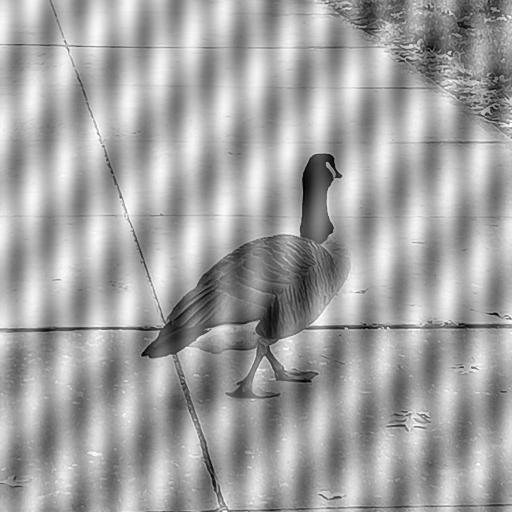
#> input picture Lab4/bird.jpg, 512 x 512 px
$ python butterworthprac.py
#> lines starting #> are read from the running program, lines starting #| are printed output that depends on the picture
import numpy as np
import matplotlib
import matplotlib.pyplot as plt
import math
import cv2


img = cv2.imread("bird.jpg",0)
#> img is the input picture: shape (512, 512); min 0, max 255, mean 162.7

def min_max_norm(inp):
    i_max= inp.max()
    i_min = inp.min()
    dif= i_max-i_min
    out=np.zeros((inp.shape),np.uint8)
    for i in range(inp.shape[0]):
        for j in range(inp.shape[1]):

            out[i,j]=((inp[i,j]-i_min)/dif)*255
    return np.round(out).astype(np.uint8)

x=None
y=None
point_list=[]
def onclick(event):
    global x,y
    ax=event.inaxes
    if ax is not None:
        x,y=ax.transData.inverted().transform([event.x,event.y])
        x=int(round(x))
        y=int(round(y))
        print('button=%d, x=%d, y=%d, xdata=%f, ydata=%f' %
       (event.button, event.x, event.y, x, y))
        point_list.append((x,y))


ft =np.fft.fft2(img)

ft_shift = np.fft.fftshift(ft)

mag = np.abs(ft_shift)
ang = np.angle(ft_shift)
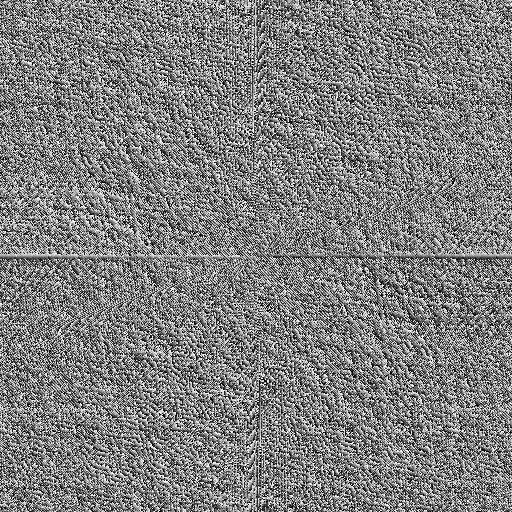
#> ang: shape (512, 512) float64; min -3.14, max 3.14, mean -3.9e-18; drawn with min black and max white

mag_show = np.log1p(np.abs(ft_shift)+1)
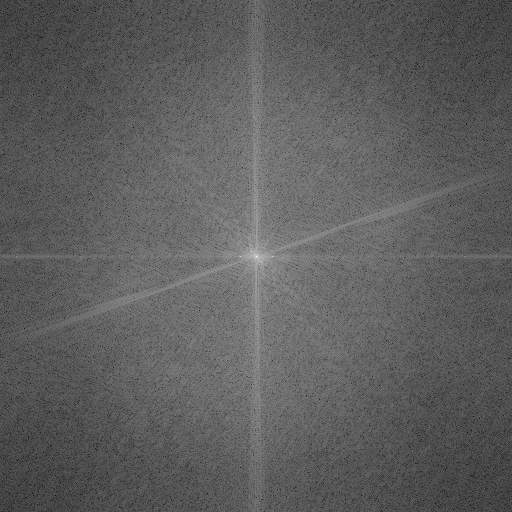
#> mag_show: shape (512, 512) float64; min 1.72, max 17.57, mean 7.56; drawn with min black and max white
mag_scaled = min_max_norm(mag_show)
#> in min_max_norm, `i_max= inp.max()`: i_max = 17.57
#> in min_max_norm, `i_min = inp.min()`: i_min = 1.72
#> in min_max_norm, `dif= i_max-i_min`: dif = 15.85

plt.title("seed input")
im = plt.imshow(mag_scaled,cmap='gray')
im.figure.canvas.mpl_connect('button_press_event',onclick)
plt.show(block=True)

Btr_notch = np.ones(mag.shape,np.float32)

m=img.shape[0]
#> m = 512
n=img.shape[1]
#> n = 512

cx=m//2
#> cx = 256
cy=n//2
#> cy = 256
d0=10
conj =[]
for k in (point_list):

    y1=k[0]
    x1=k[1]
    dx=abs(x1-cx)
    dy=abs(y1-cy)
    if(x1<=cx):
       x2=cx+dx
    else:
        x2=cx-dx
    if(y1<=cy):
        y2=cy+dy
    else:
         y2=cy-dy
    conj.append((y2,x2))
#> after the loop, conj = []
point_list+=conj
#> point_list = []
for u in range (m):
    for v in range (n):
        t=1
        for k in (point_list):

            y1=k[0]
            x1=k[1]
            dk1 = np.sqrt((u-x1)**2+(v-y1)**2)
            dk1p =np.sqrt((u+x1)**2+(v+y1)**2)

            t1 = (1.0/(1.0+(d0/dk1)**2))*( 1.0/(1.0+(d0/dk1p)**2))
            Btr_notch[u,v]*=t1
#> Btr_notch: shape (512, 512) float32; every value is 1


#Btr_notch = min_max_norm(Btr_notch)

cv2.imshow("filter",Btr_notch)
ang=np.angle(ft_shift)
output=mag*Btr_notch
## phase add
final_result = np.multiply(output, np.exp(1j*ang))

# inverse fourier
img_back = np.real(np.fft.ifft2(np.fft.ifftshift(final_result)))
img_back_scaled = min_max_norm(img_back)

## plot
cv2.imshow("input", img)


cv2.imshow("Inverse transform",img_back_scaled)
cv2.waitKey(0)
cv2.destroyAllWindows()

$ run again, with Lab4/period_input.jpg copied over Lab4/bird.jpg
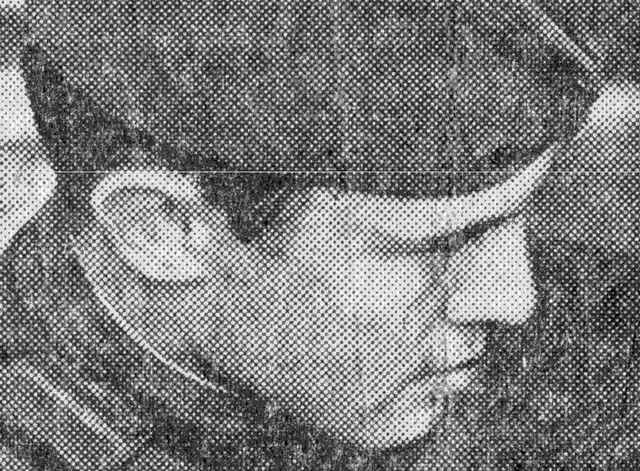
#> input picture Lab4/period_input.jpg, 640 x 471 px
#> img is the input picture: shape (471, 640); min 0, max 255, mean 123.6
#> `ang = np.angle(ft_shift)`:
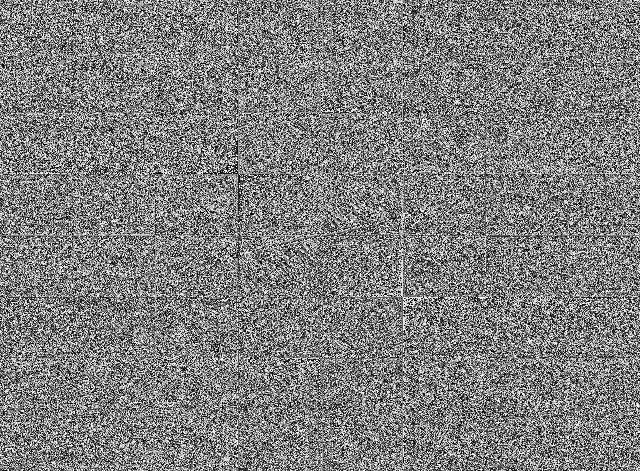
#> ang: shape (471, 640) float64; min -3.14, max 3.14, mean 1.04e-17; drawn with min black and max white
#> `mag_show = np.log1p(np.abs(ft_shift)+1)`:
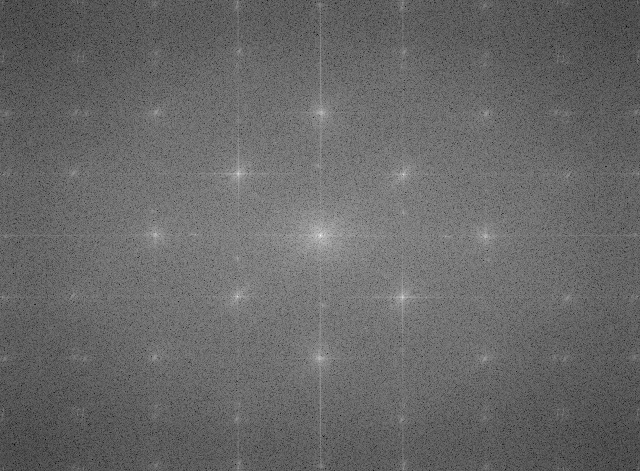
#> mag_show: shape (471, 640) float64; min 2.79, max 17.43, mean 8.79; drawn with min black and max white
#> i_max = 17.43
#> i_min = 2.79
#> dif = 14.65
